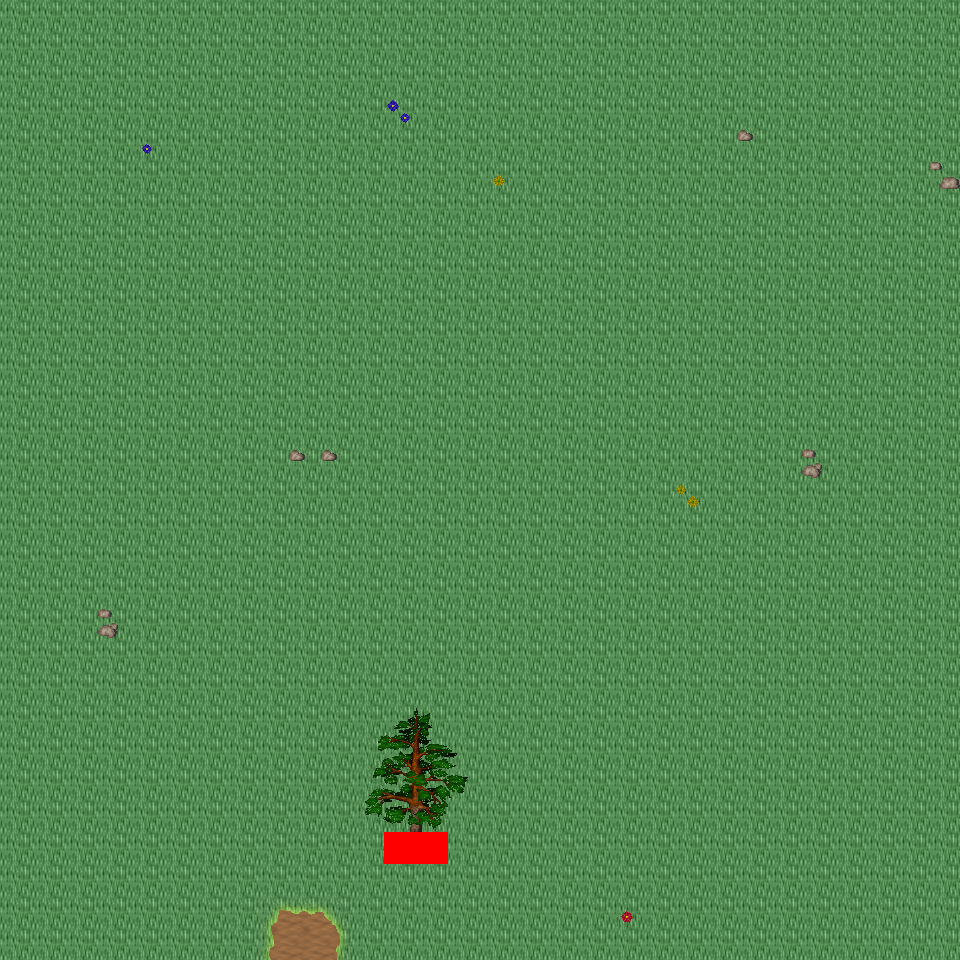

The image is a tile-based game level rendered from a .tmx file. Its description and source (layers, tilesets, objects; grid data summarised) follow:
An orthogonal 30x30 tile map with 32x32 px tiles, 6 tile layers (Ground, Object, Object2, Above, ...), 25 tilesets and 4 objects (4x mapExit).

<map version="1.0" orientation="orthogonal" renderorder="right-down" width="30" height="30" tilewidth="32" tileheight="32" nextobjectid="5">
  <tileset firstgid="1" name="tileset_logic_collision" tilewidth="32" tileheight="32" tilecount="1" columns="1">
    <image source="../drawable/tileset_logic_collision.png" width="32" height="32" />
  </tileset>
  <tileset firstgid="2" name="tileset_ground_ridge_earth_pale" tilewidth="32" tileheight="32" tilecount="96" columns="12">
    <image source="../drawable/tileset_ground_ridge_earth_pale.png" width="384" height="256" />
  </tileset>
  <tileset firstgid="98" name="tileset_ground_ridge_earth_dark" tilewidth="32" tileheight="32" tilecount="96" columns="12">
    <image source="../drawable/tileset_ground_ridge_earth_dark.png" width="384" height="256" />
  </tileset>
  <tileset firstgid="194" name="tileset_ground_ground" tilewidth="32" tileheight="32" tilecount="33" columns="3">
    <image source="../drawable/tileset_ground_ground.png" width="96" height="352" />
  </tileset>
  <tileset firstgid="227" name="tileset_plant_stump_small_stump" tilewidth="32" tileheight="32" tilecount="4" columns="2">
    <image source="../drawable/tileset_plant_stump_small_stump.png" width="64" height="64" />
  </tileset>
  <tileset firstgid="231" name="tileset_plant_tree_fall_trees" tilewidth="32" tileheight="32" tilecount="40" columns="8">
    <image source="../drawable/tileset_plant_tree_fall_trees.png" width="256" height="160" />
  </tileset>
  <tileset firstgid="271" name="tileset_plant_tree_pine_tree" tilewidth="32" tileheight="32" tilecount="20" columns="4">
    <image source="../drawable/tileset_plant_tree_pine_tree.png" width="128" height="160" />
  </tileset>
  <tileset firstgid="291" name="tileset_plant_tree_tree_darkgreen" tilewidth="32" tileheight="32" tilecount="88" columns="8">
    <image source="../drawable/tileset_plant_tree_tree_darkgreen.png" width="256" height="352" />
  </tileset>
  <tileset firstgid="379" name="tileset_plant_leaves" tilewidth="32" tileheight="32" tilecount="8" columns="4">
    <image source="../drawable/tileset_plant_leaves.png" width="128" height="64" />
  </tileset>
  <tileset firstgid="387" name="tileset_plant_flower_daisy_blue" tilewidth="32" tileheight="32" tilecount="8" columns="2">
    <image source="../drawable/tileset_plant_flower_daisy_blue.png" width="64" height="128" />
  </tileset>
  <tileset firstgid="395" name="tileset_plant_flower_daisy_red" tilewidth="32" tileheight="32" tilecount="8" columns="2">
    <image source="../drawable/tileset_plant_flower_daisy_red.png" width="64" height="128" />
  </tileset>
  <tileset firstgid="403" name="tileset_plant_flower_daisy_white" tilewidth="32" tileheight="32" tilecount="8" columns="2">
    <image source="../drawable/tileset_plant_flower_daisy_white.png" width="64" height="128" />
  </tileset>
  <tileset firstgid="411" name="tileset_plant_flower_daisy_yellow" tilewidth="32" tileheight="32" tilecount="8" columns="2">
    <image source="../drawable/tileset_plant_flower_daisy_yellow.png" width="64" height="128" />
  </tileset>
  <tileset firstgid="419" name="tileset_ground_grass_corners" tilewidth="32" tileheight="32" tilecount="24" columns="6">
    <image source="../drawable/tileset_ground_grass_corners.png" width="192" height="128" />
  </tileset>
  <tileset firstgid="443" name="tileset_ground_grass_edges" tilewidth="32" tileheight="32" tilecount="36" columns="12">
    <image source="../drawable/tileset_ground_grass_edges.png" width="384" height="96" />
  </tileset>
  <tileset firstgid="479" name="tileset_ground_rock_pebbles" tilewidth="32" tileheight="32" tilecount="3" columns="1">
    <image source="../drawable/tileset_ground_rock_pebbles.png" width="32" height="96" />
  </tileset>
  <tileset firstgid="482" name="tileset_logic_portal" tilewidth="32" tileheight="32" tilecount="24" columns="8">
    <image source="../drawable/tileset_logic_portal.png" width="256" height="96" />
  </tileset>
  <tileset firstgid="506" name="tileset_logic_creature_ent" tilewidth="32" tileheight="32" tilecount="4" columns="4">
    <image source="../drawable/tileset_logic_creature_ent.png" width="128" height="32" />
  </tileset>
  <tileset firstgid="510" name="tileset_logic_creature_animal" tilewidth="32" tileheight="32" tilecount="32" columns="8">
    <image source="../drawable/tileset_logic_creature_animal.png" width="256" height="128" />
  </tileset>
  <tileset firstgid="542" name="tileset_logic_creature_human_evil" tilewidth="32" tileheight="32" tilecount="16" columns="8">
    <image source="../drawable/tileset_logic_creature_human_evil.png" width="256" height="64" />
  </tileset>
  <tileset firstgid="558" name="tileset_terrain_grassland" tilewidth="32" tileheight="32" tilecount="88" columns="8">
    <image source="../drawable/tileset_terrain_grassland.png" width="256" height="352" />
  </tileset>
  <tileset firstgid="646" name="tileset_terrain_cave_opening" tilewidth="32" tileheight="32" tilecount="12" columns="3">
    <image source="../drawable/tileset_terrain_cave_opening.png" width="96" height="128" />
  </tileset>
  <tileset firstgid="658" name="tileset_ground_ladder_vertical_dark" tilewidth="32" tileheight="32" tilecount="3" columns="3">
    <image source="../drawable/tileset_ground_ladder_vertical_dark.png" width="96" height="32" />
  </tileset>
  <tileset firstgid="661" name="tileset_plant_flower_flowers_mixed" tilewidth="32" tileheight="32" tilecount="16" columns="4">
    <image source="../drawable/tileset_plant_flower_flowers_mixed.png" width="128" height="128" />
  </tileset>
  <tileset firstgid="677" name="tileset_logic_creature_reptile" tilewidth="32" tileheight="32" tilecount="7" columns="7">
    <image source="../drawable/tileset_logic_creature_reptile.png" width="224" height="32" />
  </tileset>
  <layer name="Ground" width="30" height="30">
    <data>[900 cells, 900 non-empty, 2 distinct tile ids]</data>
  </layer>
  <layer name="Object" width="30" height="30">
    <data>[900 cells, 13 non-empty, 13 distinct tile ids]</data>
  </layer>
  <layer name="Object2" width="30" height="30">
    <data>[900 cells, 6 non-empty, 3 distinct tile ids]</data>
  </layer>
  <layer name="Above" width="30" height="30">
    <data>[900 cells, 16 non-empty, 16 distinct tile ids]</data>
  </layer>
  <layer name="Above2" width="30" height="30">
    <data>[900 cells, 0 non-empty, 0 distinct tile ids]</data>
  </layer>
  <layer name="Walkable" width="30" height="30">
    <data>[900 cells, 2 non-empty, 1 distinct tile ids]</data>
  </layer>
  <objectgroup name="MapEvents">
    <object id="1" name="north" type="mapExit" x="0" y="0" width="960" height="32">
      <properties>
        <property name="map" value="level_0_x53_y25" />
        <property name="x" value="0" />
        <property name="y" value="28" />
      </properties>
    </object>
    <object id="2" name="south" type="mapExit" x="0" y="928" width="960" height="32">
      <properties>
        <property name="map" value="level_0_x53_y27" />
        <property name="x" value="0" />
        <property name="y" value="1" />
      </properties>
    </object>
    <object id="3" name="west" type="mapExit" x="0" y="0" width="32" height="960">
      <properties>
        <property name="map" value="level_0_x52_y26" />
        <property name="x" value="28" />
        <property name="y" value="0" />
      </properties>
    </object>
    <object id="4" name="east" type="mapExit" x="928" y="0" width="32" height="960">
      <properties>
        <property name="map" value="level_0_x54_y26" />
        <property name="x" value="1" />
        <property name="y" value="0" />
      </properties>
    </object>
  </objectgroup>
</map>
